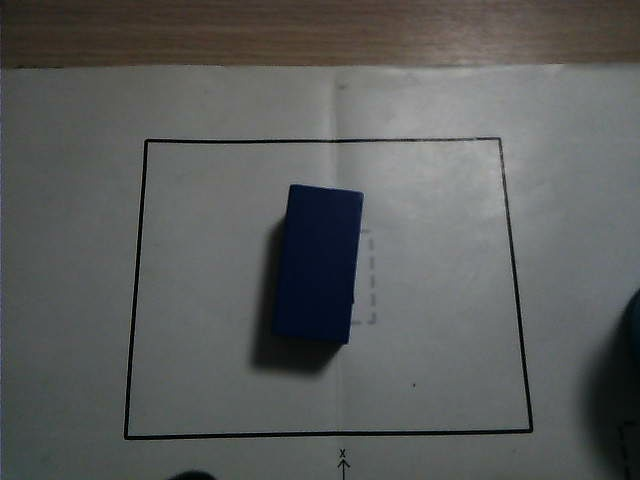
#> input picture tools/vision_roi_tuner/inputs/images/blue_block_001.jpg, 640 x 480 px; its folder holds only this picture in this run
$ python evaluate_strategy_debug.py
#> lines starting #> are read from the running program, lines starting #| are printed output that depends on the picture; after the words box and inside, x2 and y2 are one past the last pixel; in counts of white or black regions, pixels touching at a corner belong together
### tools/vision_roi_tuner/scripts/roi_color_detection_utils.py
#!/usr/bin/env python3
# -*- coding: utf-8 -*-
"""
Offline ROI color detection helpers.
Mirrors logic in src/app/app/roi_color_detector_node.py (zero ROS2 dependency).
"""

import re
from pathlib import Path
from typing import Any, Dict, List, Optional, Tuple

import cv2
import numpy as np
import yaml

CHROMATIC_COLORS = {"red", "blue", "green", "yellow", "purple", "tennis"}
NEUTRAL_COLORS = {"black", "white"}


def load_lab_ranges(lab_config_path: str) -> Tuple[Dict[str, Tuple], List[str]]:
    p = Path(lab_config_path)
    data = yaml.safe_load(p.read_text())
    cl = data["/**"]["ros__parameters"]["color_range_list"]
    rng = {}
    for name in cl:
        rng[name] = (tuple(cl[name]["min"]), tuple(cl[name]["max"]))
    color_keys = list(cl.keys())
    return rng, color_keys


# [17 lines left out: function dominant_color_key, not called in this run]


def color_center_score(lab_img, mask, lab_ranges):
    total_px = int((mask > 0).sum())
    if total_px == 0:
        return {}
    L = lab_img[:, :, 0].astype(np.float64)
    A = lab_img[:, :, 1].astype(np.float64)
    B = lab_img[:, :, 2].astype(np.float64)
    scores = {}
    for k, (mn, mx) in lab_ranges.items():
        in_range = ((L >= mn[0]) & (L <= mx[0]) & (A >= mn[1]) & (A <= mx[1]) &
                    (B >= mn[2]) & (B <= mx[2]) & (mask > 0))
        hit_count = int(in_range.sum())
        hit_ratio = hit_count / total_px if total_px > 0 else 0.0
        if hit_count == 0:
            scores[k] = 0.0
            continue
        Lc, Ac, Bc = (mn[0]+mx[0])/2.0, (mn[1]+mx[1])/2.0, (mn[2]+mx[2])/2.0
        Lw, Aw, Bw = max((mx[0]-mn[0])/2.0, 1.0), max((mx[1]-mn[1])/2.0, 1.0), max((mx[2]-mn[2])/2.0, 1.0)
        dL, dA, dB = (L[in_range]-Lc)/Lw, (A[in_range]-Ac)/Aw, (B[in_range]-Bc)/Bw
        d = np.sqrt(dL**2 + dA**2 + dB**2)
        pixel_scores = np.maximum(0.0, 1.0-d)
        center_score = float(pixel_scores.mean())
        scores[k] = round(hit_ratio*0.4 + center_score*0.6, 6)
    return scores


def dominant_color_key_with_priority(lab_img, mask, lab_ranges,
                                     chromatic_min_confidence=0.10,
                                     ambiguity_margin=0.15):
    total_pixels = int((mask > 0).sum())
    if total_pixels == 0:
        return "unknown", 0.0, {}
    hits = {}
    for k, (mn, mx) in lab_ranges.items():
        cm = cv2.inRange(lab_img, np.array(mn, np.uint8), np.array(mx, np.uint8))
        h = int((cm & mask).sum() // 255)
        hits[k] = h
    color_scores = color_center_score(lab_img, mask, lab_ranges)
    chromatic_candidates = []
    for k in CHROMATIC_COLORS:
        if k in color_scores and color_scores[k] > 0:
            chromatic_candidates.append((k, hits.get(k, 0), color_scores[k]))
    chromatic_candidates.sort(key=lambda x: x[2], reverse=True)
    if chromatic_candidates:
        best_color, best_hits, best_score = chromatic_candidates[0]
        second_score = chromatic_candidates[1][2] if len(chromatic_candidates) >= 2 else 0.0
        margin = best_score - second_score
        if best_score >= chromatic_min_confidence:
            if margin < ambiguity_margin:
                confidence = round(max(margin, 0.01), 4)
            else:
                confidence = round(best_score, 4)
            return best_color, confidence, hits
    neutral_candidates = []
    for k in NEUTRAL_COLORS:
        if k in color_scores and color_scores[k] > 0:
            neutral_candidates.append((k, hits.get(k, 0), color_scores[k]))
    neutral_candidates.sort(key=lambda x: x[2], reverse=True)
    if neutral_candidates:
        best_color, _, best_score = neutral_candidates[0]
        second_score = neutral_candidates[1][2] if len(neutral_candidates) >= 2 else 0.0
        confidence = round(max(best_score - second_score, 0.01), 4)
        return best_color, confidence, hits
    return "unknown", 0.0, hits


def detect_object_contour(gray_img, min_area=500):
    blurred = cv2.GaussianBlur(gray_img, (5, 5), 0)
    _, binary = cv2.threshold(blurred, 0, 255, cv2.THRESH_BINARY_INV + cv2.THRESH_OTSU)
    kernel = cv2.getStructuringElement(cv2.MORPH_ELLIPSE, (7, 7))
    binary = cv2.morphologyEx(binary, cv2.MORPH_CLOSE, kernel, iterations=1)
    cnts, _ = cv2.findContours(binary, cv2.RETR_EXTERNAL, cv2.CHAIN_APPROX_SIMPLE)
    if not cnts:
        return None
    largest = max(cnts, key=cv2.contourArea)
    if cv2.contourArea(largest) < min_area:
        return None
    return largest


def erode_contour_mask(img_shape, contour, kernel_size=5):
    mask = np.zeros(img_shape, np.uint8)
    cv2.drawContours(mask, [contour], -1, 255, thickness=-1)
    kernel = cv2.getStructuringElement(cv2.MORPH_ELLIPSE, (kernel_size, kernel_size))
    return cv2.erode(mask, kernel, iterations=1)


# [117 lines left out: functions erode_contour_mask_v2, apply_luminance_thresholds, estimate_color, estimate_color_with_thresholds, estimate_color_with_otsu_chroma, parse_filename_label and 1 more, not called in this run]

### tools/vision_roi_tuner/scripts/evaluate_strategy_debug.py
#!/usr/bin/env python3
"""Visual debug evaluator using the best strategy from the experiment loop."""

import json
import sys
from collections import Counter, defaultdict
from pathlib import Path

import cv2
import numpy as np

from roi_color_detection_utils import (
    build_debug_overlay,
    detect_object_contour,
    dominant_color_key_with_priority,
    erode_contour_mask,
    load_lab_ranges,
)

ROOT = Path(__file__).resolve().parent.parent
IMAGES_DIR = ROOT / "inputs" / "images"
CONFIG_PATH = ROOT / "configs" / "lab_config.yaml"
LABELS_PATH = ROOT / "inputs" / "labels" / "manual_labels.json"
OUTPUT_DIR = ROOT / "outputs" / "reports_v2"
DEBUG_DIR = ROOT / "outputs" / "debug_images_v2"
STRATEGY_PATH = ROOT / "outputs" / "reports" / "best_strategy.json"

FALLBACK_STRATEGY = {
    "name": "Otsu + Chroma + adjusted LAB ranges",
    "params": {
        "use_otsu": True,
        "use_chroma": True,
        "chroma_threshold": 5.0,
        "chromatic_min_confidence": 0.10,
        "min_confidence": 0.2,
        "lab_range_overrides": {
            "blue": {"B": (59, 143)},
            "red": {"A": (124, 183), "B": (125, 189)},
        },
    },
}


def estimate_with_strategy(bgr_img, lab_ranges, params):
    gray = cv2.cvtColor(bgr_img, cv2.COLOR_BGR2GRAY)
    contour = detect_object_contour(gray, min_area=500)
    if contour is None:
        return "unknown", 0.0, {}, None, None

    mask = erode_contour_mask(gray.shape, contour, kernel_size=params.get("erode_size", 5))
    lab = cv2.cvtColor(bgr_img, cv2.COLOR_BGR2LAB)
    mask_full = mask.copy()

    if params.get("use_otsu"):
        vals = gray[mask > 0].astype(np.uint8)
        if len(vals) > 0:
            otsu_val, _ = cv2.threshold(vals, 0, 255, cv2.THRESH_BINARY + cv2.THRESH_OTSU)
            mask[(mask > 0) & (gray < otsu_val)] = 0
    mask_otsu = mask.copy() if params.get("use_otsu") else mask_full

    if params.get("use_chroma") and (mask > 0).sum() > 0:
        Lab = lab[:, :, 1].astype(float)
        Bab = lab[:, :, 2].astype(float)
        C = np.sqrt((Lab - 128.0) ** 2 + (Bab - 128.0) ** 2)
        ct = params.get("chroma_threshold", 5.0)
        mask[(mask > 0) & (C < ct)] = 0
    mask_chroma = mask.copy() if params.get("use_chroma") else mask_otsu

    ranges = lab_ranges
    overrides = params.get("lab_range_overrides")
    if overrides:
        ranges = dict(lab_ranges)
        for color, ch_overrides in overrides.items():
            if color in ranges:
                om, ox = ranges[color]
                nm, nx = list(om), list(ox)
                for ch, (lo, hi) in ch_overrides.items():
                    idx = {"L": 0, "A": 1, "B": 2}[ch]
                    nm[idx], nx[idx] = lo, hi
                ranges[color] = (tuple(nm), tuple(nx))

    cmc = params.get("chromatic_min_confidence", 0.10)
    pred_color, confidence, hits = dominant_color_key_with_priority(
        lab, mask, ranges, cmc)

    raw_pred = pred_color
    min_conf = params.get("min_confidence", 0.0)
    filtered = False
    if min_conf > 0 and confidence < min_conf:
        pred_color = "unknown"
        filtered = True

    mask_info = {
        "full": mask_full,
        "otsu": mask_otsu,
        "chroma": mask_chroma,
        "final": mask,
    }
    return pred_color, confidence, raw_pred, filtered, hits, contour, mask_info


def build_debug_v2(img, contour, masks, expected, pred_color, conf, raw_pred, filtered, hits, strategy_name):
    h, w = img.shape[:2]
    panel = np.ones((h, w + 320, 3), dtype=np.uint8) * 30
    panel[:h, :w] = img.copy()

    x0 = w + 8

    # Contour on main image
    if contour is not None:
        cv2.drawContours(panel[:h, :w], [contour], -1, (0, 255, 0), 2)

    correct = (pred_color == expected) if expected else None
    status = "OK" if correct else ("WRONG" if correct is False else "?")
    tc = (0, 255, 0) if correct else ((0, 0, 255) if correct is False else (200, 200, 0))
    cv2.putText(panel, f"GT:  {expected or 'N/A'}", (12, 24), cv2.FONT_HERSHEY_SIMPLEX, 0.5, (255, 255, 255), 2)
    if filtered:
        cv2.putText(panel, f"PRED: {pred_color} (raw={raw_pred}, conf={conf:.3f}) {status}", (12, 48), cv2.FONT_HERSHEY_SIMPLEX, 0.5, tc, 2)
    else:
        cv2.putText(panel, f"PRED: {pred_color} ({conf:.3f}) {status}", (12, 48), cv2.FONT_HERSHEY_SIMPLEX, 0.5, tc, 2)

    y = 16
    cv2.putText(panel, f"Strategy: {strategy_name[:30]}", (x0, y), cv2.FONT_HERSHEY_SIMPLEX, 0.4, (180, 180, 180), 1)
    y += 18

    mask_names = [("Full Mask", masks["full"]), ("Otsu Body", masks["otsu"]), ("Chroma", masks["chroma"]), ("Final", masks["final"])]
    panel_h = min(80, (h - y - 100) // max(1, len(mask_names)))
    thumb_w = 180
    for name, m in mask_names:
        thumb = np.zeros((panel_h, thumb_w, 3), dtype=np.uint8)
        m_small = cv2.resize(m[:h, :w].astype(np.uint8), (thumb_w, panel_h), interpolation=cv2.INTER_NEAREST)
        thumb[m_small > 0] = (0, 255, 0)
        pct = (m > 0).sum() / max(1, (masks["full"] > 0).sum()) * 100
        cv2.putText(thumb, f"{name} ({pct:.0f}%)", (4, 14), cv2.FONT_HERSHEY_SIMPLEX, 0.35, (255, 255, 255), 1)
        panel[y:y+panel_h, x0:x0+thumb_w] = thumb
        y += panel_h + 6

    # Bar chart
    if hits:
        y += 4
        bar_max_h = 60
        max_hits = max(hits.values()) if hits else 1
        keys_sorted = sorted(hits.keys())
        bar_w = max(6, 150 // max(1, len(keys_sorted)) - 2)
        for i, k in enumerate(keys_sorted):
            bh = int((hits[k] / max_hits) * bar_max_h) if max_hits > 0 else 0
            bx = x0 + i * (bar_w + 2)
            by = y + bar_max_h - bh
            bcol = (100, 200, 100) if k == pred_color else (100, 100, 100)
            cv2.rectangle(panel, (bx, by), (bx + bar_w, y + bar_max_h), bcol, -1)
            cv2.putText(panel, f"{k[:4]} {hits[k]}", (bx, y + bar_max_h + 12), cv2.FONT_HERSHEY_SIMPLEX, 0.3, (180, 180, 180), 1)

    return panel


def main():
    OUTPUT_DIR.mkdir(parents=True, exist_ok=True)
    DEBUG_DIR.mkdir(parents=True, exist_ok=True)

    lab_ranges, _ = load_lab_ranges(str(CONFIG_PATH))

    if STRATEGY_PATH.exists():
        with open(STRATEGY_PATH) as f:
            strategy = json.load(f)
    else:
        strategy = FALLBACK_STRATEGY

    params = strategy["params"]
    strategy_name = strategy.get("name", "best_strategy")
    print(f"Strategy: {strategy_name}")
    print(f"Params: {params}")

    manual_labels = {}
    if LABELS_PATH.exists():
        with open(LABELS_PATH) as f:
            for entry in json.load(f):
                manual_labels[entry["image"]] = entry

    image_files = sorted(IMAGES_DIR.glob("*.jpg"))
    results = []
    correct = 0
    confusion = defaultdict(Counter)

    for img_path in image_files:
        manual = manual_labels.get(img_path.name, {})
        expected = manual.get("true_color")

        bgr = cv2.imread(str(img_path))
#> bgr is the input picture: shape (480, 640, 3); mean B, G, R 91.5, 92.4, 90.4
        pred_color, confidence, raw_pred, filtered, hits, contour, masks = estimate_with_strategy(
            bgr, lab_ranges, params)
#> in detect_object_contour, `binary = cv2.morphologyEx(binary, cv2.MORPH_CLOSE, kernel, iterations=1)`:
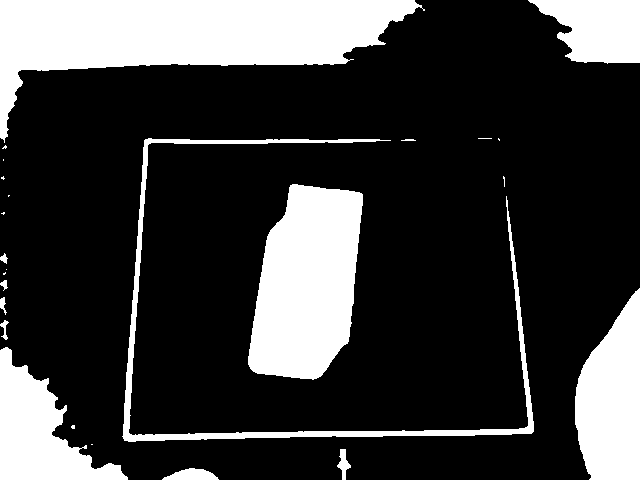
#> binary: shape (480, 640); 23.5% white; 25 white regions (12 under 20 px)
#> in detect_object_contour, `cnts, _ = cv2.findContours(binary, cv2.RETR_EXTERNAL, cv2.CHAIN_APPROX..`: cnts = 25 contours, 13 with area under 20; largest, box (x1, y1, x2, y2) and area: (0, 0, 425, 143) 25768, (248, 184, 363, 380) 16584, (575, 288, 640, 480) 8970, (0, 347, 128, 480) 7624, (528, 0, 640, 64) 4956
#> in detect_object_contour, `largest = max(cnts, key=cv2.contourArea)`: largest = contour of 183 points, box (x1, y1, x2, y2) (0, 0, 425, 143), area 25768
#> in estimate_with_strategy, `contour = detect_object_contour(gray, min_area=500)`: contour has the same summary as largest in detect_object_contour
#> in estimate_with_strategy, `otsu_val, _ = cv2.threshold(vals, 0, 255, cv2.THRESH_BINARY + cv2.THRE..`: otsu_val = 56
#> in estimate_with_strategy, `C = np.sqrt((Lab - 128.0) ** 2 + (Bab - 128.0) ** 2)`:
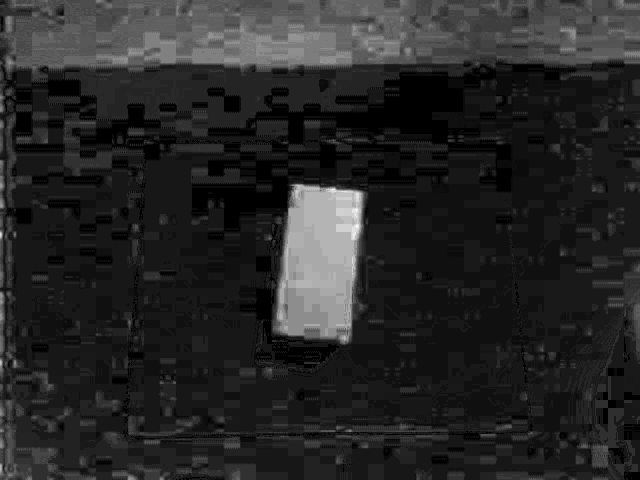
#> C: shape (480, 640) float64; min 0, max 21.93, mean 3.4; drawn with min black and max white
#> in estimate_with_strategy, `mask[(mask > 0) & (C < ct)] = 0`:
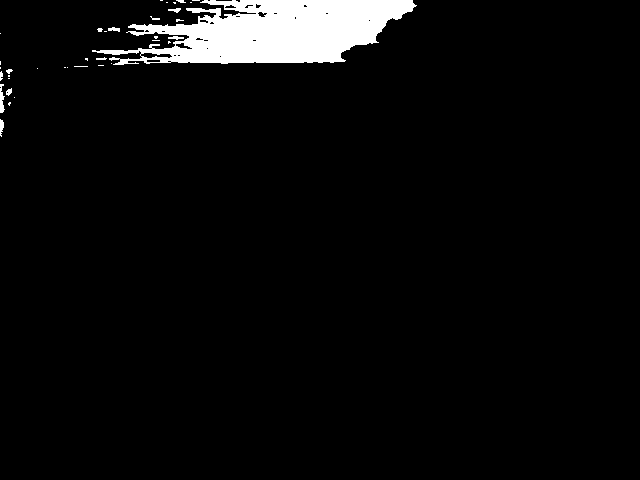
#> mask: shape (480, 640); 4.3% white; 37 white regions (26 under 20 px), largest, box (x1, y1, x2, y2) and area: (92, 0, 417, 65) 12804, (0, 84, 5, 113) 93, (0, 119, 4, 137) 49
#> in dominant_color_key_with_priority, `total_pixels = int((mask > 0).sum())`: total_pixels = 13331
#> the loop in dominant_color_key_with_priority, `for k, (mn, mx) in lab_ranges.items():` made 8 passes
#> h on passes 1 to 4: 13255, 13331, 0, 13151
#> pass 2, in dominant_color_key_with_priority, `cm = cv2.inRange(lab_img, np.array(mn, np.uint8), np.array(mx, np.uint..`:
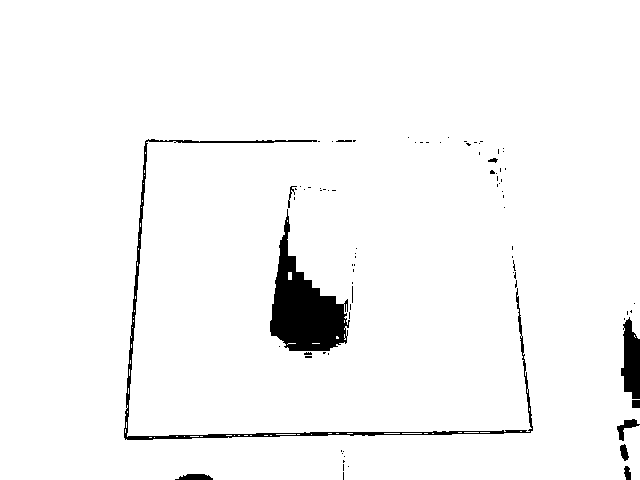
#> cm: shape (480, 640); 96.8% white; 83 black regions (72 under 20 px), largest, box (x1, y1, x2, y2) and area: (270, 209, 350, 351) 5099, (124, 139, 533, 440) 2754, (621, 317, 640, 399) 1106
#> after the loop in dominant_color_key_with_priority, `for k, (mn, mx) in lab_ranges.items():`: hits = {'black': 13255, 'blue': 13331, 'green': 0, 'red': 13151, 'tennis': 0, 'white': 6, 'yellow': 0, 'purple': 0}
#> in color_center_score, `total_px = int((mask > 0).sum())`: total_px = 13331
#> the loop in color_center_score, `for k, (mn, mx) in lab_ranges.items():` made 8 passes
#> (hit_count, hit_ratio) on passes 3, 5, 7, 8: (0, 0), (0, 0), (0, 0), (0, 0)
#> after the loop in color_center_score, `for k, (mn, mx) in lab_ranges.items():`: scores = {'black': 0.578, 'blue': 0.442, 'green': 0, 'red': 0.399, 'tennis': 0, 'white': 0.0153, 'yellow': 0, 'purple': 0}
#> in dominant_color_key_with_priority, `color_scores = color_center_score(lab_img, mask, lab_ranges)`: color_scores has the same summary as scores in color_center_score
#> after the loop in dominant_color_key_with_priority, `for k in CHROMATIC_COLORS:`: chromatic_candidates = [('blue', 13331, 0.442), ('red', 13151, 0.399)]
#> in dominant_color_key_with_priority, `best_color, best_hits, best_score = chromatic_candidates[0]`: best_color = 'blue'; best_hits = 13331; best_score = 0.442
#> in dominant_color_key_with_priority, `second_score = chromatic_candidates[1][2] if len(chromatic_candidates)..`: second_score = 0.399
#> in dominant_color_key_with_priority, `margin = best_score - second_score`: margin = 0.0428
#> in estimate_with_strategy, `pred_color, confidence, hits = dominant_color_key_with_priority( lab, ..`: pred_color = 'blue'; confidence = 0.0428
#> in estimate_with_strategy, `raw_pred = pred_color`: raw_pred = 'blue'
#> pred_color = 'unknown'; confidence = 0.0428; raw_pred = 'blue'; filtered = True; contour has the same summary as largest in detect_object_contour; masks = 4 items

        ok = (pred_color == expected) if expected else None
        if ok:
            correct += 1
        if expected:
            confusion[expected][pred_color] += 1

        results.append({
            "image": img_path.name,
            "expected": expected,
            "raw_predicted": raw_pred,
            "predicted": pred_color,
            "confidence": confidence,
            "filtered_by_confidence": filtered,
            "correct": ok,
        })

        status = "OK" if ok else ("WRONG" if ok is False else "?")
#> status = '?'
        filt_tag = " [FILT]" if filtered else ""
#> filt_tag = ' [FILT]'
        print(f"  {img_path.name:28s}  GT={str(expected):5s}  PRED={pred_color:8s}{filt_tag}  conf={confidence:.3f}  {status}")
#|   blue_block_001.jpg            GT=None   PRED=unknown  [FILT]  conf=0.043  ?

        dbg = build_debug_v2(bgr, contour, masks, expected, pred_color,
                             confidence, raw_pred, filtered, hits, strategy_name)
#> in build_debug_v2, `panel_h = min(80, (h - y - 100) // max(1, len(mask_names)))`: panel_h = 80
#> the loop in build_debug_v2, `for name, m in mask_names:` made 4 passes
#> (name, pct, y) on passes 1 to 4: ('Full Mask', 100, 120), ('Otsu Body', 55.11, 206), ('Chroma', 52.91, 292), ('Final', 52.91, 378)
#> after the loop in build_debug_v2, `for name, m in mask_names:`:
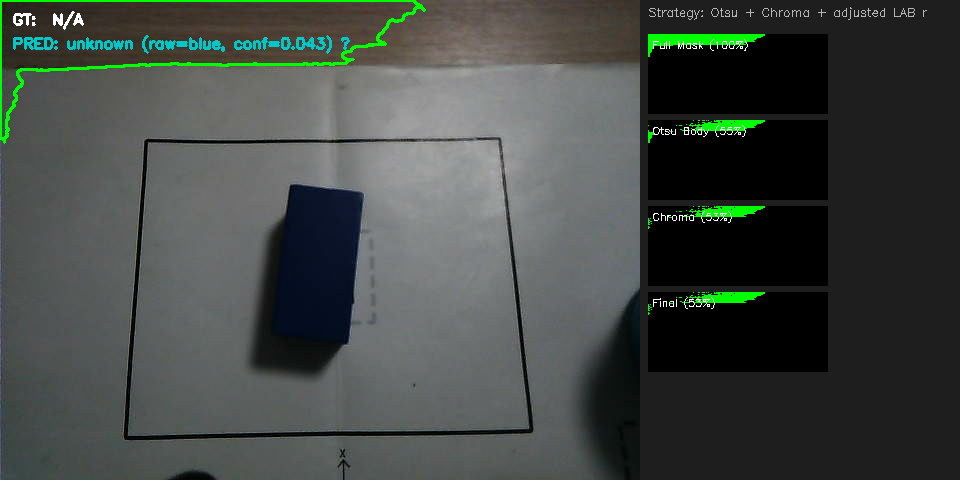
#> panel: shape (480, 960, 3); mean B, G, R 68.4, 72.2, 66.5
#> after the loop in build_debug_v2, `for name, m in mask_names:`:
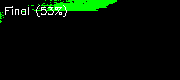
#> thumb: shape (80, 180, 3); mean of channels 0, 1, 2 2.8, 13.6, 2.8; drawn as B, G, R
#> after the loop in build_debug_v2, `for name, m in mask_names:`: y = 378
#> in build_debug_v2, `y += 4`: y = 382
#> in build_debug_v2, `max_hits = max(hits.values()) if hits else 1`: max_hits = 13331
#> in build_debug_v2, `keys_sorted = sorted(hits.keys())`: keys_sorted = ['black', 'blue', 'green', 'purple', 'red', 'tennis', 'white', 'yellow']
#> in build_debug_v2, `bar_w = max(6, 150 // max(1, len(keys_sorted)) - 2)`: bar_w = 16
#> the loop in build_debug_v2, `for i, k in enumerate(keys_sorted):` made 8 passes
#> (k, bh, bx, by) on passes 1 to 4: ('black', 59, 648, 383), ('blue', 60, 666, 382), ('green', 0, 684, 442), ('purple', 0, 702, 442)
#> after the loop in build_debug_v2, `for i, k in enumerate(keys_sorted):`:
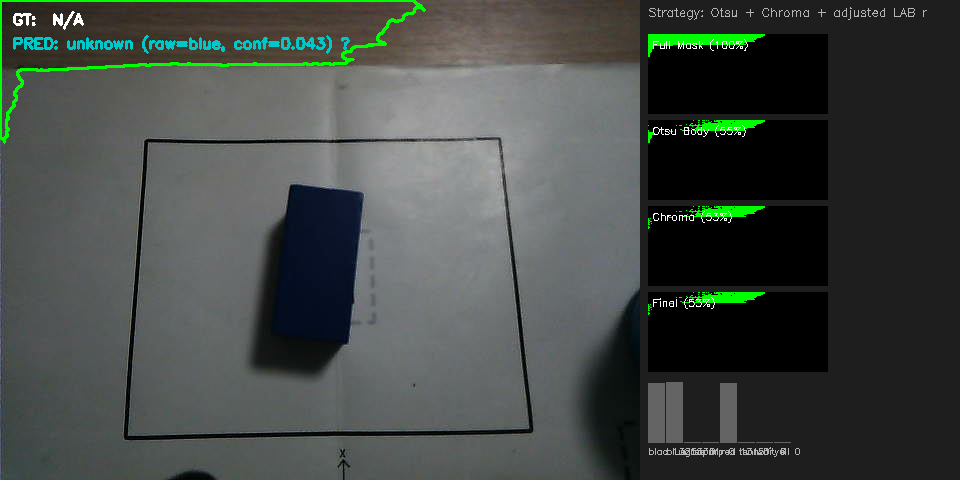
#> panel: shape (480, 960, 3); 0.8% of pixels changed, all inside (x1, y1, x2, y2) = (648, 382, 800, 457)
        cv2.imwrite(str(DEBUG_DIR / (img_path.stem + "_v2.png")), dbg)

    total_labeled = sum(1 for r in results if r["expected"] is not None)
#> total_labeled = 0
    labeled_correct = sum(1 for r in results if r["correct"] is True)
#> labeled_correct = 0

    summary = {
        "strategy": strategy_name,
        "params": params,
        "total_images": len(results),
        "labeled_images": total_labeled,
        "labeled_correct": labeled_correct,
        "labeled_accuracy": round(labeled_correct / total_labeled, 4) if total_labeled else 0.0,
        "per_color_accuracy": {},
        "confusion": {k: dict(v) for k, v in sorted(confusion.items())},
        "per_image": results,
    }

    json_path = OUTPUT_DIR / "strategy_debug_eval.json"
    with open(json_path, "w", encoding="utf-8") as f:
        json.dump(summary, f, indent=2, ensure_ascii=False)
    print(f"\n✅ {json_path}")

    md = []
    md.append("# Strategy Debug Evaluation\n")
    md.append(f"**Strategy**: {strategy_name}\n")
    md.append(f"**Params**: `{json.dumps(params)}`\n")
    md.append(f"**Labeled images**: {total_labeled}\n")
    md.append(f"**Labeled accuracy**: {labeled_correct}/{total_labeled} = {summary['labeled_accuracy']:.2%}\n")

    md.append("## Confusion Matrix\n")
    all_keys = sorted(set().union(*[v.keys() for v in confusion.values()], confusion.keys()))
    if all_keys:
        header = "| True | " + " | ".join(all_keys) + " |"
        sep = "|" + "|".join(["---"] * (len(all_keys) + 1)) + "|"
        md.append(header)
        md.append(sep)
        for exp in sorted(confusion.keys()):
            row = f"| {exp} " + " ".join(f"| {confusion[exp].get(pred, 0)} " for pred in all_keys) + "|"
            md.append(row)
    md.append("")

    md.append("## Per-Image Detail\n")
    for r in results:
        s = "✅" if r["correct"] else ("❌" if r["correct"] is False else "⬜")
        f_tag = " [FILT]" if r.get("filtered_by_confidence") else ""
        md.append(f"| {r['image']} | {r['expected'] or 'N/A'} | {r['raw_predicted']} → {r['predicted']} | {r['confidence']:.3f}{f_tag} | {s} |")
#> this loop made 1 pass
#> after the loop, md = 9 items

    md_path = OUTPUT_DIR / "strategy_debug_eval.md"
    with open(md_path, "w", encoding="utf-8") as f:
        f.write("\n".join(md))
    print(f"✅ {md_path}")
    print(f"✅ {DEBUG_DIR}/ ({len(results)} debug images)")
#| ✅ tools/vision_roi_tuner/outputs/debug_images_v2/ (1 debug images)


if __name__ == "__main__":
    main()
